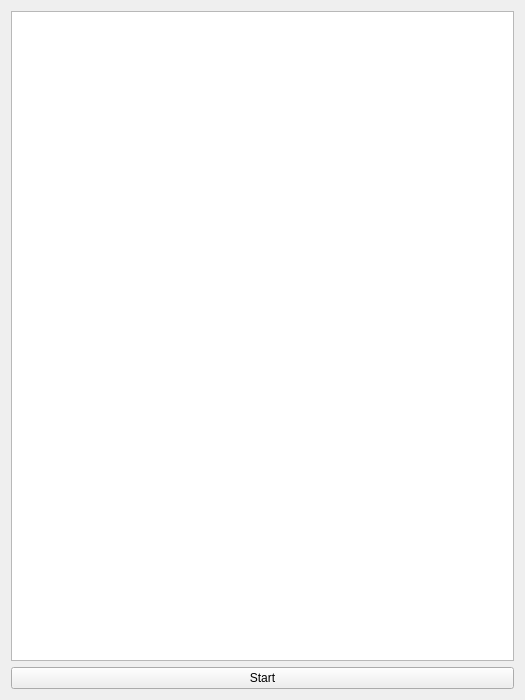
<?xml version="1.0" encoding="UTF-8"?>
<ui version="4.0">
 <class>Widget</class>
 <widget class="QWidget" name="Widget">
  <property name="geometry">
   <rect>
    <x>0</x>
    <y>0</y>
    <width>525</width>
    <height>700</height>
   </rect>
  </property>
  <property name="minimumSize">
   <size>
    <width>525</width>
    <height>700</height>
   </size>
  </property>
  <property name="maximumSize">
   <size>
    <width>525</width>
    <height>700</height>
   </size>
  </property>
  <property name="windowTitle">
   <string>Widget</string>
  </property>
  <layout class="QVBoxLayout" name="verticalLayout">
   <item>
    <widget class="QGraphicsView" name="graphicsView"/>
   </item>
   <item>
    <widget class="QPushButton" name="startGameB">
     <property name="focusPolicy">
      <enum>Qt::NoFocus</enum>
     </property>
     <property name="text">
      <string>Start</string>
     </property>
    </widget>
   </item>
  </layout>
 </widget>
 <resources/>
 <connections/>
</ui>
